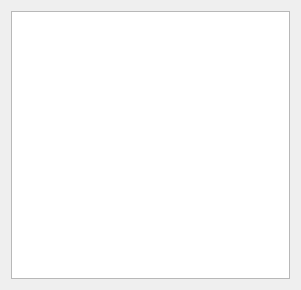
<?xml version="1.0" encoding="UTF-8"?>
<ui version="4.0">
 <class>pun2c</class>
 <widget class="QWidget" name="pun2c">
  <property name="geometry">
   <rect>
    <x>0</x>
    <y>0</y>
    <width>301</width>
    <height>290</height>
   </rect>
  </property>
  <property name="windowTitle">
   <string>Form</string>
  </property>
  <layout class="QGridLayout" name="gridLayout">
   <item row="0" column="0">
    <widget class="QTableView" name="tableView"/>
   </item>
  </layout>
 </widget>
 <resources/>
 <connections/>
</ui>
